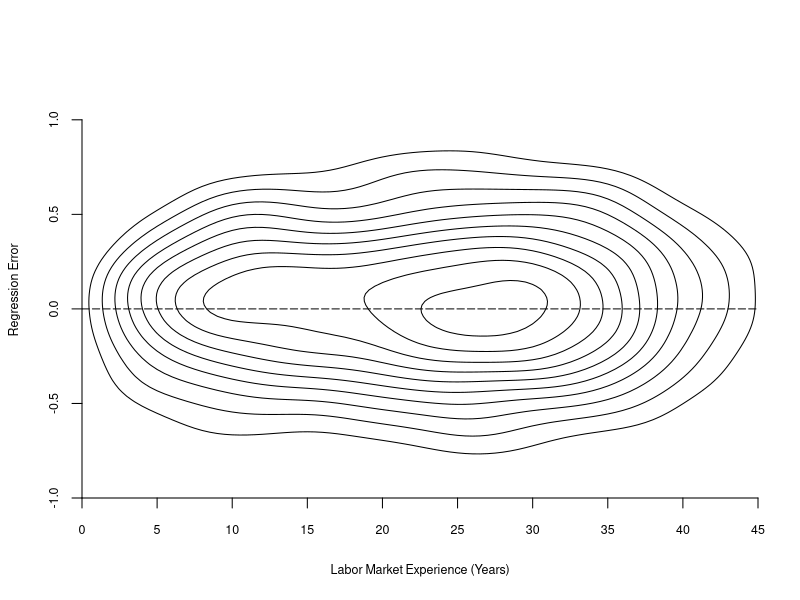
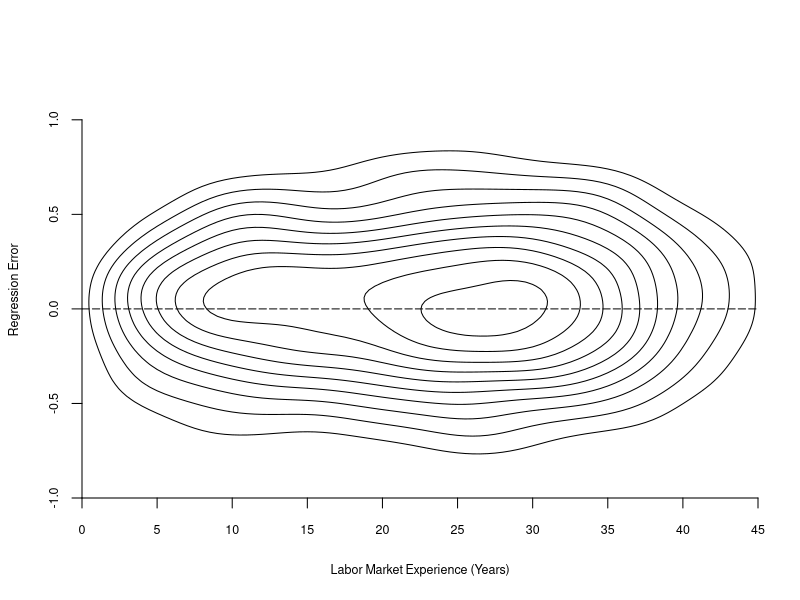

The R source for these figures, in order:
#################################################
### This file generates Figure 2.5
### Joint Density of CEF error e and experience 
### for white men with education = 12
#################################################
### Uses data file cps09mar.txt
#########################################

dat <- read.table("cps09mar.txt")
wm <- (dat[,11]==1)&(dat[,2]==0)&(dat[,4]==12)
dat1 <- dat[wm==1,]
Y <- as.matrix(log(dat1[,5]/(dat1[,6]*dat1[,7])))
X <- as.matrix(dat1[,1] - dat1[,4] - 6)
n <- length(Y)

######################################################
## CEF error 
######################################################

hx <- sd(X)/(n^(1/6))
e <- matrix(0,n,1)
for (j in 1:n){
  xj <- X-X[j]
  k <- dnorm(xj/hx)
  k[j] <- 0
  e[j,1] <- Y[j]-(t(k)%*%Y)/sum(k)
}

#######################################################
## Joint density of CEF error and experience 
#######################################################

he <- sd(e)/(n^(1/6))

## Joint density function by Gaussian Kernel
fxe <- function(x,e,error){
	out <- mean(dnorm((x-exp)/hx)*dnorm((e-error)/he))/(hx*he)
	return(out)
}

## Evaluation points
egrid <- seq(-1,1,.02)
xgrid <- seq(0,45,.50)
ne <- length(egrid)
nx <- length(xgrid)	
f <- matrix(0,nx,ne)

for(i in 1:nx){	
  xi <- xgrid[i]
  ki <- dnorm((xi-X)/hx)/hx
  for(j in 1:ne){
    ej <- egrid[j]
    kj <- dnorm((ej-e)/he)/he
    f[i,j] <- mean(ki*kj)	
  }	
}


pdf("HANSEN2-5.pdf",family="Helvetica",colormodel='cmyk',width=4.5,height=4.5)	
contour(xgrid,egrid,f,ylim=c(-1,1.2),xlim=c(0,45), zlim=c(6*10^(-3),max(f)), nlevels=7, drawlabels=FALSE,xlab="Labor Market Experience (Years)",ylab="Regression Error",xaxs="i",yaxs="i",xaxt="n",yaxt="n",bty="n",cex.lab=.75)
axis(side=1,seq(0,45,5),cex.axis=.75)
axis(side=2,seq(-1.5,1,0.5),cex.axis=.75)
abline(h=0,lty=5)
dev.off()

postscript("HANSEN2-5.eps",paper="special",width=4.5,height=4.5,horizontal=FALSE,onefile=FALSE,family="Helvetica",colormodel='cmyk')	
contour(xgrid,egrid,f,ylim=c(-1,1.2),xlim=c(0,45), zlim=c(6*10^(-3),max(f)), nlevels=7, drawlabels=FALSE,xlab="Labor Market Experience (Years)",ylab="Regression Error",xaxs="i",yaxs="i",xaxt="n",yaxt="n",bty="n",cex.lab=.75)
axis(side=1,seq(0,45,5),cex.axis=.75)
axis(side=2,seq(-1.5,1,0.5),cex.axis=.75)
abline(h=0,lty=5)
dev.off()
